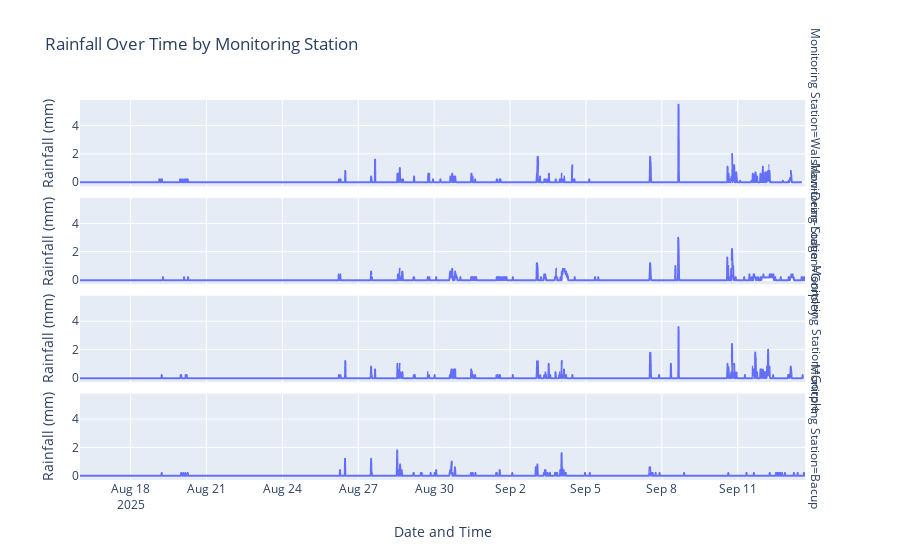

Notebook code cell kept with this figure:
### Code cell
# simple plot

# Create a line plot of rainfall over time for multiple stations
fig = px.line(dfEARain, x='dateTime', y='value', facet_row='station',
              labels={'dateTime': 'Date and Time', 'value': 'Rainfall (mm)', 'station': 'Monitoring Station'},
              title='Rainfall Over Time by Monitoring Station')

# Show the plot
fig.show()

### Figure 1 — Plotly figure (JSON) as saved in the notebook; plotly's stock layout.template omitted (floating-point values rounded to 4 significant figures; data arrays with more than 128 entries replaced by an {"elided": "..."} marker saying what was removed)
{"data": [{"hovertemplate": "Monitoring Station=Walshaw-Dean-Lodge<br>Date and Time=%{x}<br>Rainfall (mm)=%{y}<extra></extra>", "legendgroup": "", "line": {"color": "#636efa", "dash": "solid"}, "marker": {"symbol": "circle"}, "mode": "lines", "name": "", "showlegend": false, "type": "scattergl", "x": {"elided": "2739 str values"}, "xaxis": "x4", "y": {"elided": "2739 float values"}, "yaxis": "y4"}, {"hovertemplate": "Monitoring Station=Gorpley<br>Date and Time=%{x}<br>Rainfall (mm)=%{y}<extra></extra>", "legendgroup": "", "line": {"color": "#636efa", "dash": "solid"}, "marker": {"symbol": "circle"}, "mode": "lines", "name": "", "showlegend": false, "type": "scattergl", "x": {"elided": "2748 str values"}, "xaxis": "x3", "y": {"elided": "2748 float values"}, "yaxis": "y3"}, {"hovertemplate": "Monitoring Station=Gorple<br>Date and Time=%{x}<br>Rainfall (mm)=%{y}<extra></extra>", "legendgroup": "", "line": {"color": "#636efa", "dash": "solid"}, "marker": {"symbol": "circle"}, "mode": "lines", "name": "", "showlegend": false, "type": "scattergl", "x": {"elided": "2745 str values"}, "xaxis": "x2", "y": {"elided": "2745 float values"}, "yaxis": "y2"}, {"hovertemplate": "Monitoring Station=Bacup<br>Date and Time=%{x}<br>Rainfall (mm)=%{y}<extra></extra>", "legendgroup": "", "line": {"color": "#636efa", "dash": "solid"}, "marker": {"symbol": "circle"}, "mode": "lines", "name": "", "showlegend": false, "type": "scattergl", "x": {"elided": "2748 str values"}, "xaxis": "x", "y": {"elided": "2748 float values"}, "yaxis": "y"}], "layout": {"annotations": [{"font": {}, "showarrow": false, "text": "Monitoring Station=Bacup", "textangle": 90, "x": 0.98, "xanchor": "left", "xref": "paper", "y": 0.1138, "yanchor": "middle", "yref": "paper"}, {"font": {}, "showarrow": false, "text": "Monitoring Station=Gorple", "textangle": 90, "x": 0.98, "xanchor": "left", "xref": "paper", "y": 0.3712, "yanchor": "middle", "yref": "paper"}, {"font": {}, "showarrow": false, "text": "Monitoring Station=Gorpley", "textangle": 90, "x": 0.98, "xanchor": "left", "xref": "paper", "y": 0.6288, "yanchor": "middle", "yref": "paper"}, {"font": {}, "showarrow": false, "text": "Monitoring Station=Walshaw-Dean-Lodge", "textangle": 90, "x": 0.98, "xanchor": "left", "xref": "paper", "y": 0.8862, "yanchor": "middle", "yref": "paper"}], "legend": {"tracegroupgap": 0}, "title": {"text": "Rainfall Over Time by Monitoring Station"}, "xaxis": {"anchor": "y", "domain": [0, 0.98], "title": {"text": "Date and Time"}}, "xaxis2": {"anchor": "y2", "domain": [0, 0.98], "matches": "x", "showticklabels": false}, "xaxis3": {"anchor": "y3", "domain": [0, 0.98], "matches": "x", "showticklabels": false}, "xaxis4": {"anchor": "y4", "domain": [0, 0.98], "matches": "x", "showticklabels": false}, "yaxis": {"anchor": "x", "domain": [0, 0.2275], "title": {"text": "Rainfall (mm)"}}, "yaxis2": {"anchor": "x2", "domain": [0.2575, 0.485], "matches": "y", "title": {"text": "Rainfall (mm)"}}, "yaxis3": {"anchor": "x3", "domain": [0.515, 0.7425], "matches": "y", "title": {"text": "Rainfall (mm)"}}, "yaxis4": {"anchor": "x4", "domain": [0.7725, 1], "matches": "y", "title": {"text": "Rainfall (mm)"}}}}
